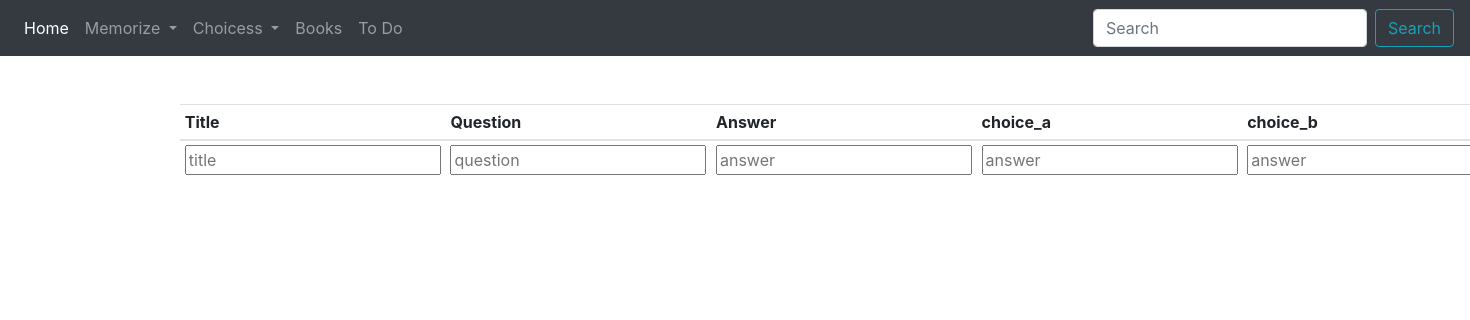
/choicess/new_qa, run on an earlier commit of the app's database.
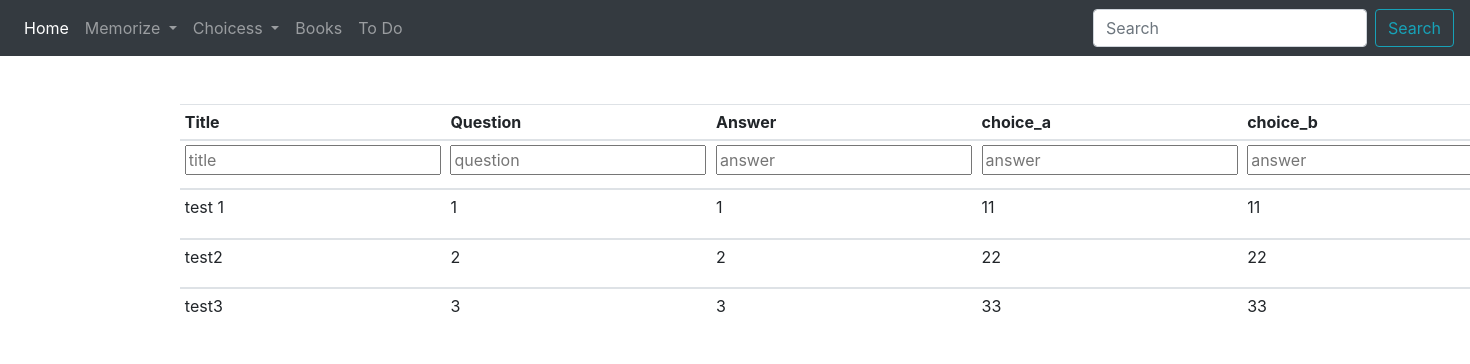
And on a later commit of the database.
### choicess/models.py (models this page shows, shortened)
class Choicess(models.Model):
    title = models.CharField(max_length=200, null=True, blank=True)
    question = models.CharField(max_length=200)
    answer = models.CharField(max_length=200)
    choice_a = models.CharField(max_length=200, null=True, blank=True)
    choice_b = models.CharField(max_length=200, null=True, blank=True)

### choicess/views.py (the view)
# urls.py: path('new_qa', views.new_qa, name='new_qa'),
def new_qa(request):
    if request.method == 'POST':
        Choicess.objects.create(title=request.POST.get('title'),
                                question=request.POST.get('question'),
                                answer=request.POST.get('answer'),
                                choice_a=request.POST.get('choice_a'),
                                choice_b=request.POST.get('choice_a'))
    obj = Choicess.objects.all()
    context = {'obj': obj}
    template_name = 'choicess/new_qa.html'
    return render(request, template_name, context)

### choicess/templates/choicess/new_qa.html (shortened to what this page needs)
{% extends 'cards/base.html'%}
{% block body_block%}
<div class='container'>
<table class="table table-sm">
  <thead>
    <tr>
      <th scope="col">Title</th>
      <th scope="col">Question</th>
      <th scope="col">Answer</th>
      <th scope="col">choice_a</th>
      <th scope="col">choice_b</th>
    </tr>
  </thead>
      <tr>
      <td><form method='POST'>{%csrf_token%} <input type="text" name="title" placeholder="title"></td>
      <td><form method='POST'>{%csrf_token%} <input type="text" name="question" placeholder="question"></td>
      <td><form method='POST'>{%csrf_token%} <input type="text" name="answer" placeholder="answer"></td>
      <td><form method='POST'>{%csrf_token%} <input type="text" name="choice_a" placeholder="answer"></td>
      <td><form method='POST'>{%csrf_token%} <input type="text" name="choice_b" placeholder="answer"></td>
    </tr>
  {%for o in obj%}
  <tbody>
    <tr>
      <td>{{o.title}}</td>
      <td>{{o.question}}</td>
      <td>{{o.answer}}</td>
      <td>{{o.choice_a}}</td>
      <td>{{o.choice_b}}</td>
    </tr>
 {%endfor%}
  </tbody>
</table>
</div>
  {%endblock%}

What changed in the data, as far as the page shows it:
added Choicess: title "test 1", question "1", answer "1", choice_a "11", choice_b "11"
added Choicess: title "test2", question "2", answer "2", choice_a "22", choice_b "22"
added Choicess: title "test3", question "3", answer "3", choice_a "33", choice_b "33"
